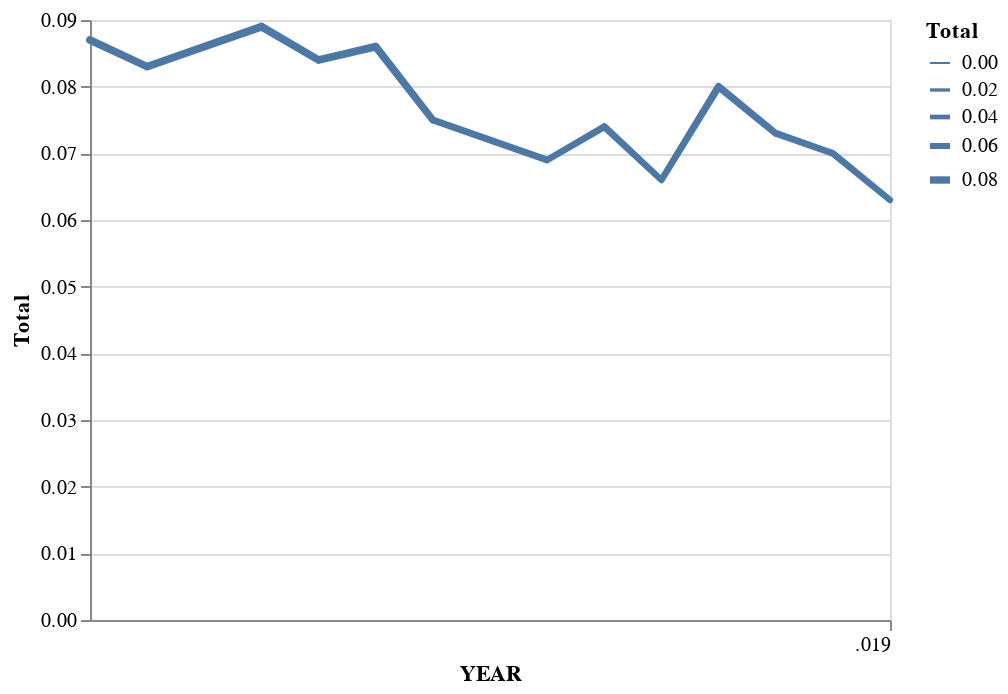

Write notebook code for a chart like this one.
### Code cell
source = df

alt.Chart(source).mark_trail().encode(
    x='YEAR:T',
    y='Total:Q',
    size='Total:Q'
)

### Figure 1 — Vega-Lite specification as saved in the notebook (floating-point values rounded to 4 significant figures)
{"$schema": "https://vega.github.io/schema/vega-lite/v3.4.0.json", "config": {"mark": {"tooltip": null}, "view": {"height": 300, "width": 400}}, "data": {"name": "data-da8099b3a927d9446a6ff1b6e8dea011"}, "datasets": {"data-da8099b3a927d9446a6ff1b6e8dea011": [{"Organic": 0.033, "Referral": 0.054, "Total": 0.087, "YEAR": 2005}, {"Organic": 0.035, "Referral": 0.048, "Total": 0.083, "YEAR": 2006}, {"Organic": 0.037, "Referral": 0.049, "Total": 0.086, "YEAR": 2007}, {"Organic": 0.036, "Referral": 0.053, "Total": 0.089, "YEAR": 2008}, {"Organic": 0.034, "Referral": 0.05, "Total": 0.084, "YEAR": 2009}, {"Organic": 0.031, "Referral": 0.055, "Total": 0.086, "YEAR": 2010}, {"Organic": 0.032, "Referral": 0.043, "Total": 0.075, "YEAR": 2011}, {"Organic": 0.035, "Referral": 0.037, "Total": 0.072, "YEAR": 2012}, {"Organic": 0.032, "Referral": 0.037, "Total": 0.069, "YEAR": 2013}, {"Organic": 0.038, "Referral": 0.036, "Total": 0.074, "YEAR": 2014}, {"Organic": 0.035, "Referral": 0.031, "Total": 0.066, "YEAR": 2015}, {"Organic": 0.045, "Referral": 0.035, "Total": 0.08, "YEAR": 2016}, {"Organic": 0.041, "Referral": 0.032, "Total": 0.073, "YEAR": 2017}, {"Organic": 0.042, "Referral": 0.028, "Total": 0.07, "YEAR": 2018}, {"Organic": 0.038, "Referral": 0.025, "Total": 0.063, "YEAR": 2019}]}, "encoding": {"size": {"field": "Total", "type": "quantitative"}, "x": {"field": "YEAR", "type": "temporal"}, "y": {"field": "Total", "type": "quantitative"}}, "mark": "trail"}
